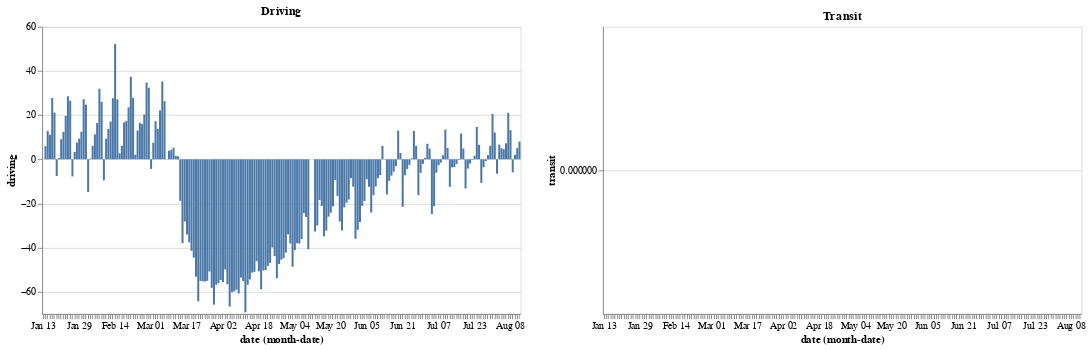

Notebook source saved alongside this figure:
### Code cell
base_la.encode(y='driving').properties(title='Driving') | base_la.encode(y='transit',color=red).properties(title='Transit')

### Figure 1 — Vega-Lite specification as saved in the notebook (floating-point values rounded to 4 significant figures; data arrays with more than 128 entries replaced by an {"elided": "..."} marker saying what was removed)
{"config": {"view": {"continuousWidth": 400, "continuousHeight": 300}}, "hconcat": [{"mark": "bar", "encoding": {"x": {"type": "ordinal", "field": "date", "timeUnit": "monthdate"}, "y": {"type": "quantitative", "field": "driving"}}, "title": "Driving", "width": 500}, {"mark": "bar", "encoding": {"color": {"value": "#f54242"}, "x": {"type": "ordinal", "field": "date", "timeUnit": "monthdate"}, "y": {"type": "quantitative", "field": "transit"}}, "title": "Transit", "width": 500}], "data": {"name": "data-50e726d12d436f968e114ea18f5e5a5a"}, "$schema": "https://vega.github.io/schema/vega-lite/v4.8.1.json", "datasets": {"data-50e726d12d436f968e114ea18f5e5a5a": {"elided": "213 records"}}}
